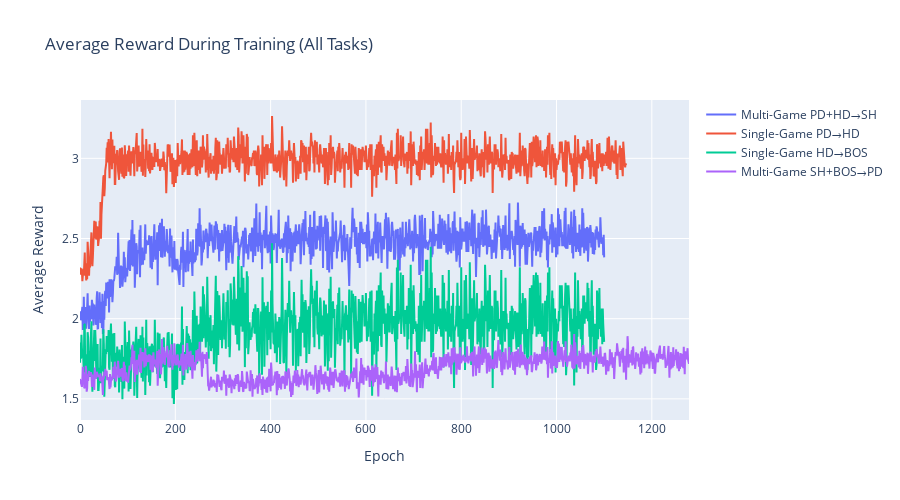

Notebook code cell kept with this figure:
### Markdown cell above
### 2.4 Reward Accumulation During Training

### Code cell
# Look for reward columns
reward_cols = [col for col in all_training.columns if 'reward' in col.lower()]

print("Reward columns found:")
for col in reward_cols:
    print(f"  - {col}")

reward_col = None
for col in reward_cols:
    if 'loss' not in col.lower():  # Exclude reward_loss
        reward_col = col
        break

if reward_col:
    print(f"\nUsing reward column: {reward_col}")
    
    fig = go.Figure()
    
    for task_id, config in TASK_CONFIGS.items():
        task_data = all_training[all_training['task_id'] == task_id].copy()
        
        if 'epoch' in task_data.columns:
            epoch_reward = task_data.groupby('epoch')[reward_col].mean().reset_index()
            x_col = 'epoch'
        else:
            epoch_reward = task_data[[reward_col]].reset_index()
            x_col = 'index'
            epoch_reward.rename(columns={'index': 'epoch'}, inplace=True)
        
        fig.add_trace(
            go.Scatter(
                x=epoch_reward[x_col],
                y=epoch_reward[reward_col],
                mode='lines',
                name=config['name'],
                line=dict(width=2)
            )
        )
    
    fig.update_layout(
        title="Average Reward During Training (All Tasks)",
        xaxis_title="Epoch",
        yaxis_title="Average Reward",
        height=500,
        hovermode='x unified'
    )
    
    fig.show()
    
    # Summary statistics
    print("\n" + "=" * 80)
    print("TRAINING REWARD SUMMARY")
    print("=" * 80)
    for task_id, config in TASK_CONFIGS.items():
        task_data = all_training[all_training['task_id'] == task_id]
        if not task_data[reward_col].isna().all():
            print(f"\n{config['name']}:")
            print(f"  Mean Reward: {task_data[reward_col].mean():.4f}")
            print(f"  Std Reward: {task_data[reward_col].std():.4f}")
            print(f"  Final 10 epochs mean: {task_data[reward_col].tail(10).mean():.4f}")
else:
    print("⚠️  No suitable reward column found")

### Figure 1 — Plotly figure (JSON) as saved in the notebook; plotly's stock layout.template omitted (floating-point values rounded to 4 significant figures; data arrays with more than 128 entries replaced by an {"elided": "..."} marker saying what was removed)
{"data": [{"line": {"width": 2}, "mode": "lines", "name": "Multi-Game PD+HD→SH", "type": "scatter", "x": {"elided": "1101 int values"}, "y": {"elided": "1101 float values"}}, {"line": {"width": 2}, "mode": "lines", "name": "Single-Game PD→HD", "type": "scatter", "x": {"elided": "1147 int values"}, "y": {"elided": "1147 float values"}}, {"line": {"width": 2}, "mode": "lines", "name": "Single-Game HD→BOS", "type": "scatter", "x": {"elided": "1101 int values"}, "y": {"elided": "1101 float values"}}, {"line": {"width": 2}, "mode": "lines", "name": "Multi-Game SH+BOS→PD", "type": "scatter", "x": {"elided": "1279 int values"}, "y": {"elided": "1279 float values"}}], "layout": {"height": 500, "hovermode": "x unified", "title": {"text": "Average Reward During Training (All Tasks)"}, "xaxis": {"title": {"text": "Epoch"}}, "yaxis": {"title": {"text": "Average Reward"}}}}
